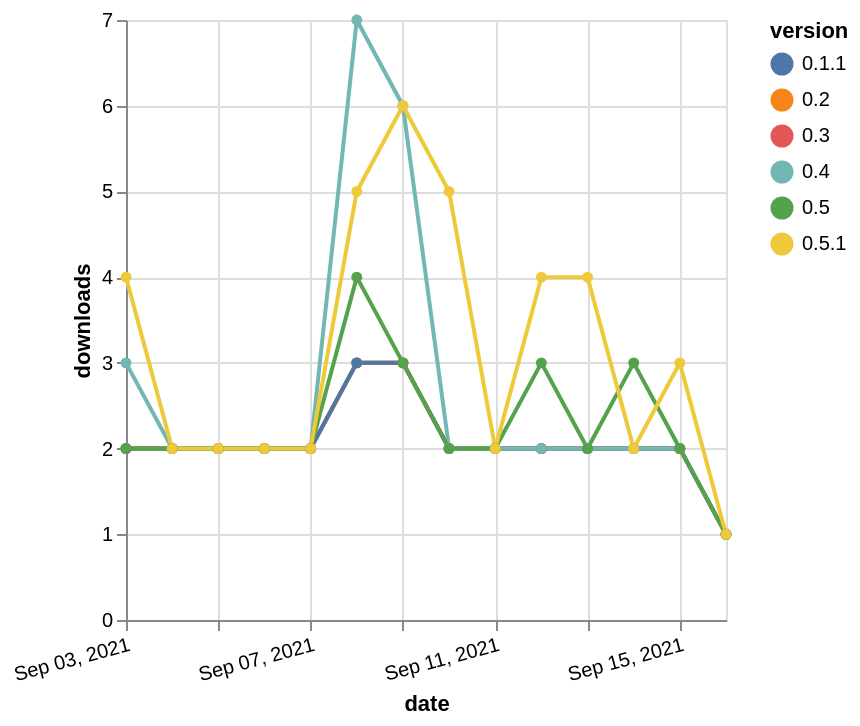

Express this chart as Vega-Lite.
### Vega-Lite specification from a JSON file in a GitHub repository (floating-point values rounded to 4 significant figures)
{"$schema": "https://vega.github.io/schema/vega-lite/v5.json", "description": "A simple bar chart with embedded data.", "data": {"values": [{"date": "2021-09-03", "total": 2310, "delta": 2, "version": "0.3"}, {"date": "2021-09-04", "total": 2312, "delta": 2, "version": "0.3"}, {"date": "2021-09-05", "total": 2314, "delta": 2, "version": "0.3"}, {"date": "2021-09-06", "total": 2316, "delta": 2, "version": "0.3"}, {"date": "2021-09-07", "total": 2318, "delta": 2, "version": "0.3"}, {"date": "2021-09-08", "total": 2321, "delta": 3, "version": "0.3"}, {"date": "2021-09-09", "total": 2324, "delta": 3, "version": "0.3"}, {"date": "2021-09-10", "total": 2326, "delta": 2, "version": "0.3"}, {"date": "2021-09-11", "total": 2328, "delta": 2, "version": "0.3"}, {"date": "2021-09-12", "total": 2330, "delta": 2, "version": "0.3"}, {"date": "2021-09-13", "total": 2332, "delta": 2, "version": "0.3"}, {"date": "2021-09-14", "total": 2334, "delta": 2, "version": "0.3"}, {"date": "2021-09-15", "total": 2336, "delta": 2, "version": "0.3"}, {"date": "2021-09-16", "total": 2337, "delta": 1, "version": "0.3"}, {"date": "2021-09-03", "total": 2293, "delta": 2, "version": "0.2"}, {"date": "2021-09-04", "total": 2295, "delta": 2, "version": "0.2"}, {"date": "2021-09-05", "total": 2297, "delta": 2, "version": "0.2"}, {"date": "2021-09-06", "total": 2299, "delta": 2, "version": "0.2"}, {"date": "2021-09-07", "total": 2301, "delta": 2, "version": "0.2"}, {"date": "2021-09-08", "total": 2304, "delta": 3, "version": "0.2"}, {"date": "2021-09-09", "total": 2307, "delta": 3, "version": "0.2"}, {"date": "2021-09-10", "total": 2309, "delta": 2, "version": "0.2"}, {"date": "2021-09-11", "total": 2311, "delta": 2, "version": "0.2"}, {"date": "2021-09-12", "total": 2313, "delta": 2, "version": "0.2"}, {"date": "2021-09-13", "total": 2315, "delta": 2, "version": "0.2"}, {"date": "2021-09-14", "total": 2317, "delta": 2, "version": "0.2"}, {"date": "2021-09-15", "total": 2319, "delta": 2, "version": "0.2"}, {"date": "2021-09-16", "total": 2320, "delta": 1, "version": "0.2"}, {"date": "2021-09-03", "total": 2304, "delta": 2, "version": "0.1.1"}, {"date": "2021-09-04", "total": 2306, "delta": 2, "version": "0.1.1"}, {"date": "2021-09-05", "total": 2308, "delta": 2, "version": "0.1.1"}, {"date": "2021-09-06", "total": 2310, "delta": 2, "version": "0.1.1"}, {"date": "2021-09-07", "total": 2312, "delta": 2, "version": "0.1.1"}, {"date": "2021-09-08", "total": 2315, "delta": 3, "version": "0.1.1"}, {"date": "2021-09-09", "total": 2318, "delta": 3, "version": "0.1.1"}, {"date": "2021-09-10", "total": 2320, "delta": 2, "version": "0.1.1"}, {"date": "2021-09-11", "total": 2322, "delta": 2, "version": "0.1.1"}, {"date": "2021-09-12", "total": 2324, "delta": 2, "version": "0.1.1"}, {"date": "2021-09-13", "total": 2326, "delta": 2, "version": "0.1.1"}, {"date": "2021-09-14", "total": 2328, "delta": 2, "version": "0.1.1"}, {"date": "2021-09-15", "total": 2330, "delta": 2, "version": "0.1.1"}, {"date": "2021-09-16", "total": 2331, "delta": 1, "version": "0.1.1"}, {"date": "2021-09-03", "total": 2535, "delta": 3, "version": "0.4"}, {"date": "2021-09-04", "total": 2537, "delta": 2, "version": "0.4"}, {"date": "2021-09-05", "total": 2539, "delta": 2, "version": "0.4"}, {"date": "2021-09-06", "total": 2541, "delta": 2, "version": "0.4"}, {"date": "2021-09-07", "total": 2543, "delta": 2, "version": "0.4"}, {"date": "2021-09-08", "total": 2550, "delta": 7, "version": "0.4"}, {"date": "2021-09-09", "total": 2556, "delta": 6, "version": "0.4"}, {"date": "2021-09-10", "total": 2558, "delta": 2, "version": "0.4"}, {"date": "2021-09-11", "total": 2560, "delta": 2, "version": "0.4"}, {"date": "2021-09-12", "total": 2562, "delta": 2, "version": "0.4"}, {"date": "2021-09-13", "total": 2564, "delta": 2, "version": "0.4"}, {"date": "2021-09-14", "total": 2566, "delta": 2, "version": "0.4"}, {"date": "2021-09-15", "total": 2568, "delta": 2, "version": "0.4"}, {"date": "2021-09-16", "total": 2569, "delta": 1, "version": "0.4"}, {"date": "2021-09-03", "total": 2092, "delta": 2, "version": "0.5"}, {"date": "2021-09-04", "total": 2094, "delta": 2, "version": "0.5"}, {"date": "2021-09-05", "total": 2096, "delta": 2, "version": "0.5"}, {"date": "2021-09-06", "total": 2098, "delta": 2, "version": "0.5"}, {"date": "2021-09-07", "total": 2100, "delta": 2, "version": "0.5"}, {"date": "2021-09-08", "total": 2104, "delta": 4, "version": "0.5"}, {"date": "2021-09-09", "total": 2107, "delta": 3, "version": "0.5"}, {"date": "2021-09-10", "total": 2109, "delta": 2, "version": "0.5"}, {"date": "2021-09-11", "total": 2111, "delta": 2, "version": "0.5"}, {"date": "2021-09-12", "total": 2114, "delta": 3, "version": "0.5"}, {"date": "2021-09-13", "total": 2116, "delta": 2, "version": "0.5"}, {"date": "2021-09-14", "total": 2119, "delta": 3, "version": "0.5"}, {"date": "2021-09-15", "total": 2121, "delta": 2, "version": "0.5"}, {"date": "2021-09-16", "total": 2122, "delta": 1, "version": "0.5"}, {"date": "2021-09-03", "total": 1178, "delta": 4, "version": "0.5.1"}, {"date": "2021-09-04", "total": 1180, "delta": 2, "version": "0.5.1"}, {"date": "2021-09-05", "total": 1182, "delta": 2, "version": "0.5.1"}, {"date": "2021-09-06", "total": 1184, "delta": 2, "version": "0.5.1"}, {"date": "2021-09-07", "total": 1186, "delta": 2, "version": "0.5.1"}, {"date": "2021-09-08", "total": 1191, "delta": 5, "version": "0.5.1"}, {"date": "2021-09-09", "total": 1197, "delta": 6, "version": "0.5.1"}, {"date": "2021-09-10", "total": 1202, "delta": 5, "version": "0.5.1"}, {"date": "2021-09-11", "total": 1204, "delta": 2, "version": "0.5.1"}, {"date": "2021-09-12", "total": 1208, "delta": 4, "version": "0.5.1"}, {"date": "2021-09-13", "total": 1212, "delta": 4, "version": "0.5.1"}, {"date": "2021-09-14", "total": 1214, "delta": 2, "version": "0.5.1"}, {"date": "2021-09-15", "total": 1217, "delta": 3, "version": "0.5.1"}, {"date": "2021-09-16", "total": 1218, "delta": 1, "version": "0.5.1"}]}, "width": "container", "mark": {"type": "line", "point": {"filled": true}}, "encoding": {"x": {"field": "date", "type": "temporal", "timeUnit": "yearmonthdate", "title": "date", "axis": {"labelAngle": -15}}, "y": {"field": "delta", "type": "quantitative", "title": "downloads"}, "color": {"field": "version", "type": "nominal"}, "tooltip": {"field": "delta"}}}
